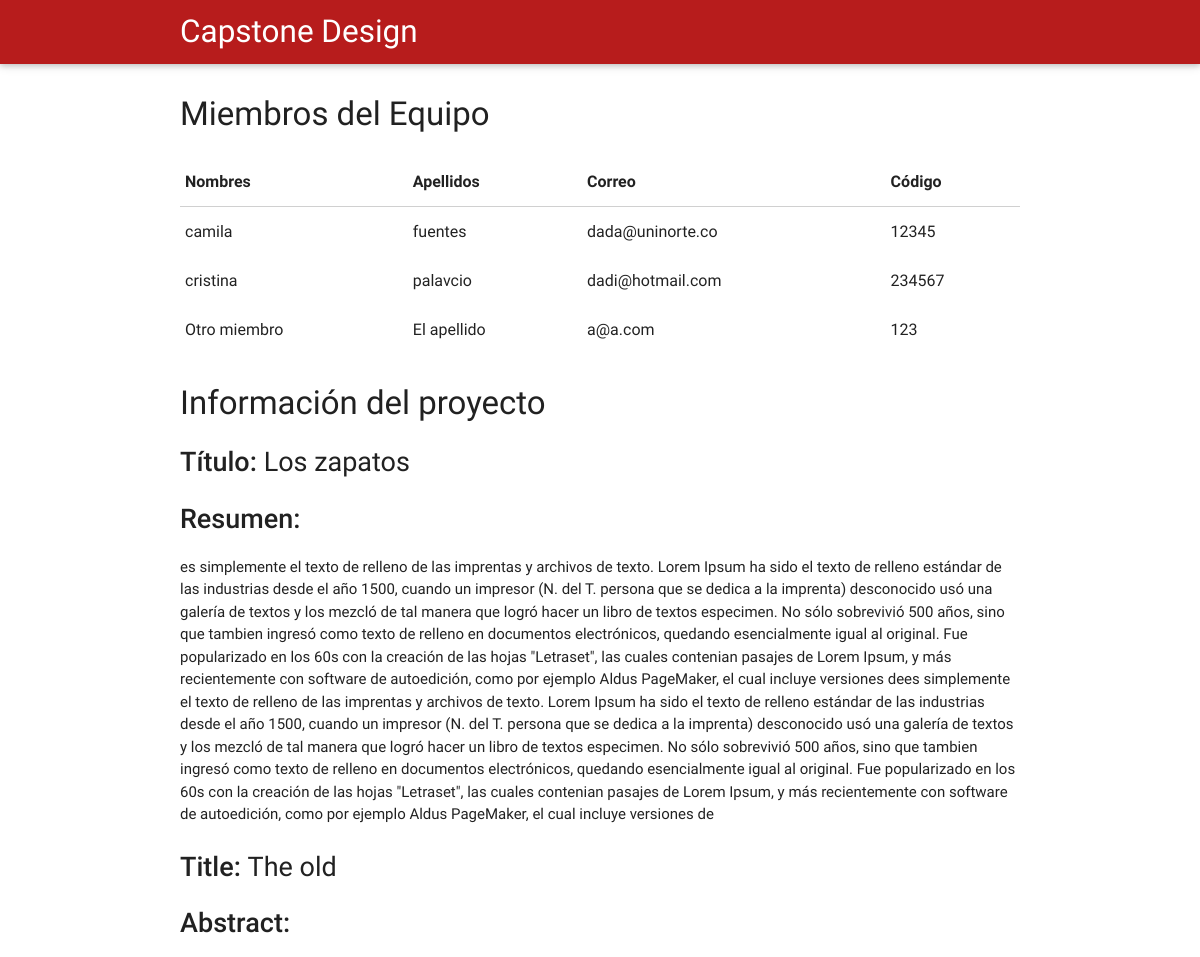
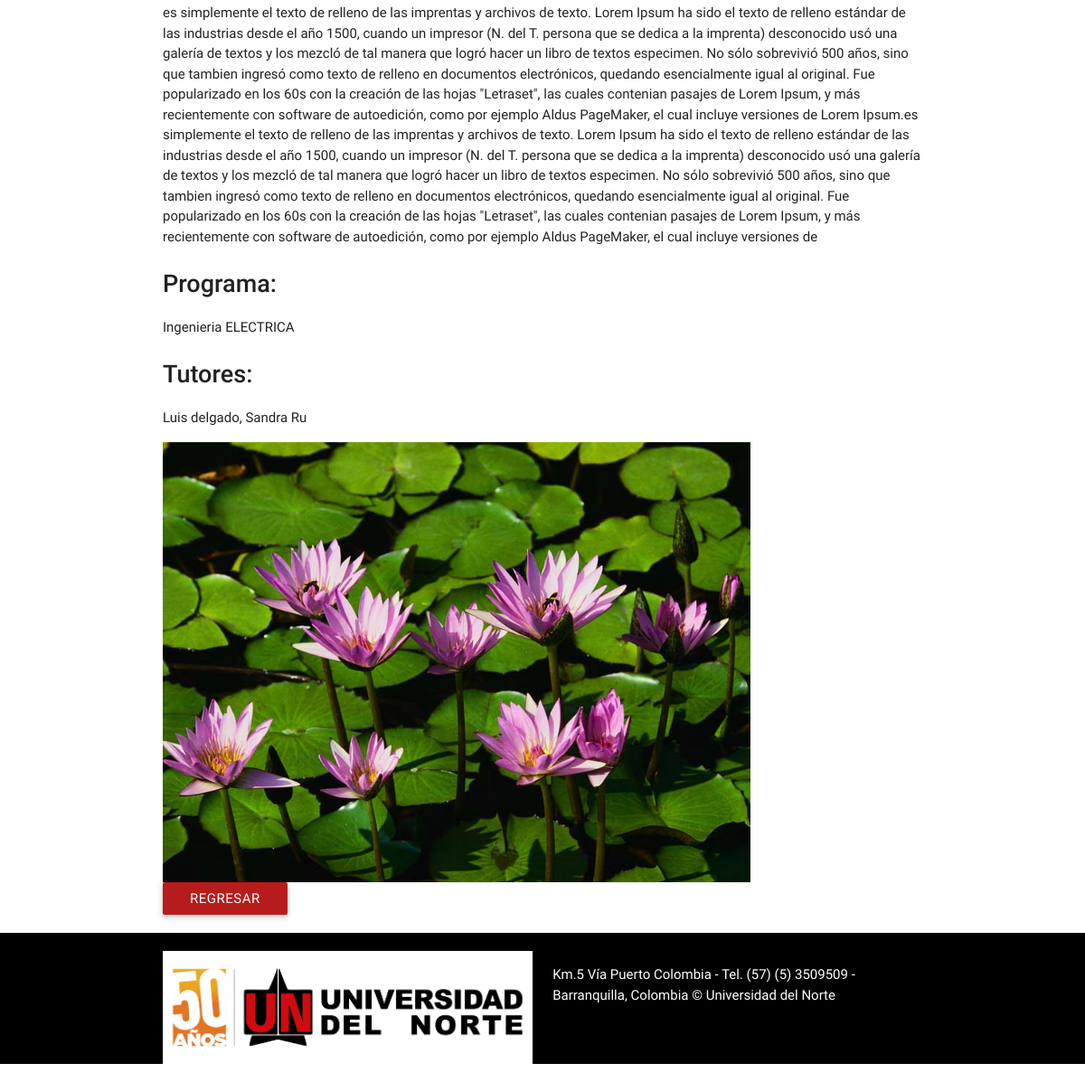
Screenshot of /34/complete with the database file from the repository (2 pictures, top to bottom).
### projects/models.py (models this page shows, shortened)
class User(models.Model):
    Nombres = models.CharField(max_length=255)
    Apellidos = models.CharField(max_length=255)
    Correo= models.EmailField(max_length=255)
    Codigo= models.IntegerField()
    project= models.ForeignKey(Project, on_delete=models.CASCADE)

class Project(models.Model):
    MAJOR_CHOICES = (
        ('CIVIL', 'Ingeniería civil'),
        ('ELECTRICA', 'Ingeniería eléctrica'),
        ('ELECTRONICA', 'Ingeniería electrónica'),
        ('INDUSTRIAL', 'Ingeniería industrial'),
        ('MECANICA', 'Ingeniería mecánica'),
        ('SISTEMAS', 'Ingeniería de Sistemas'),
    )
    Titulo = models.CharField(max_length=255 )
    Title = models.CharField(max_length=255)
    Resumen= models.TextField(max_length=2000)
    Abstract= models.TextField(max_length=2000)
    Imagen= models.ImageField()
    Tutores= models.CharField(max_length=255)
    Programa = models.CharField(max_length= 255, choices= MAJOR_CHOICES, default='CVL')

### projects/views.py (the view)
# urls.py: url(r'^(?P<project_id>[0-9]+)/complete$', views.details, name='details'),
def details(request, project_id):
    project = get_object_or_404(Project, pk=project_id)
    users= project.user_set.all()
    return render(request, 'projects/details_complete.html', {'project': project, 'users': users})

### projects/templates/projects/details_complete.html
{% extends "projects/base.html" %}
{% load staticfiles %}
{% block content %}
    <h1>Miembros del Equipo</h1>
    {% if users %}
        <table>
            <thead>
              <tr>
                  <th data-field="Nombres">Nombres</th>
                  <th data-field="Apellidos">Apellidos</th>
                  <th data-field="Correo">Correo</th>
                  <th data-field="Codigo">Código</th>
              </tr>
            </thead>
            <tbody>
              {% for user in users%}
                <tr>
                    <td>{{user.Nombres}}</td>
                    <td>{{user.Apellidos}}</td>
                    <td>{{user.Correo}}</td>
                    <td>{{user.Codigo}}</td>
                </tr>
            {% endfor%}
            </tbody>
          </table>
    {% else %}
        <p>No hay miembros</p>
    {% endif %}
    <h1>Información del proyecto </h1>
    <h2> <strong>Título: </strong> {{project.Titulo}} </h2>
    <h2> <strong>Resumen: </strong></h2>
    <p>{{project.Resumen}}</p>
    <h2> <strong>Title: </strong> {{project.Title}}</h2>
    <h2> <strong>Abstract: </strong></h2>
    <p>{{project.Abstract}}</p>
    <h2><strong>Programa: </strong> </h2>
    <p>Ingenieria {{project.Programa}}</p>
    <h2><strong>Tutores: </strong> </h2>
    <p>{{project.Tutores}}</p>
    <img class="materialboxed" width="650" src="{% static 'projects/images/' %}{{project.Imagen}}" alt="My image"/>
    <a href="{% url 'projects:list' %}" class="btn red darken-4">Regresar</a>
{% endblock%}

### projects/templates/projects/base.html (shortened to what this page needs)
{% load staticfiles %}
<html lang="en">
<head>
  <link href="{% static 'projects/css/materialize.css' %}" type="text/css" rel="stylesheet" media="screen,projection"/>
  <link href="{% static 'projects/css/style5.css' %}" type="text/css" rel="stylesheet" media="screen,projection"/>
</head>
<body>
  <nav class="red darken-4" role="navigation">
    <div class="nav-wrapper container"><a id="logo-container" href="{% url 'projects:index' %}" class="brand-logo">Capstone Design</a>
    </div>
  </nav>
  <div class="container">
    {% block content %}
    {% endblock %}
    </div>
  <footer class="page-footer black">
    <div class="container">
      <div class="row">
        <div class="col s12 l6">
          <img class="responsive-img logo" src="{% static 'projects/images/Logo Uninorte 50 años-01.png' %}"/>
        </div>
        <div class="col s12 l6">
          <p class="white-text">Km.5 Vía Puerto Colombia - Tel. (57) (5) 3509509 - Barranquilla, Colombia © Universidad del Norte</p>
        </div>
      </div>
    </div>
  </footer>
  </body>
</html>

### projects/static/projects/css/style5.css (style rules this page uses)
.logo { background-color: white; }
h1 { font-size: 2.2rem; }
h2 { font-size: 1.8rem; }

### rows the page displays
User: Nombres "camila", Apellidos "fuentes", Correo "dada@uninorte.co", Codigo "12345"
User: Nombres "cristina", Apellidos "palavcio", Correo "dadi@hotmail.com", Codigo "234567"
User: Nombres "Otro miembro", Apellidos "El apellido", Correo "a@a.com", Codigo "123"
Project: Titulo "Los zapatos", Resumen "es simplemente el texto de relleno de las imprentas y archivos de texto. Lorem Ipsum ha sido el texto de relleno estándar de las industrias desde el año 1500, cuando un impresor (N. del T. persona que se dedica a la imprenta) desconocido usó una galería de textos y los mezcló de tal manera que logró hacer un libro de textos especimen. No sólo sobrevivió 500 años, sino que tambien ingresó como texto de relleno en documentos electrónicos, quedando esencialmente igual al original. Fue popularizado en los 60s con la creación de las hojas \"Letraset\", las cuales contenian pasajes de Lorem Ipsum, y más recientemente con software de autoedición, como por ejemplo Aldus PageMaker, el cual incluye…", Title "The old", Abstract "es simplemente el texto de relleno de las imprentas y archivos de texto. Lorem Ipsum ha sido el texto de relleno estándar de las industrias desde el año 1500, cuando un impresor (N. del T. persona que se dedica a la imprenta) desconocido usó una galería de textos y los mezcló de tal manera que logró hacer un libro de textos especimen. No sólo sobrevivió 500 años, sino que tambien ingresó como texto de relleno en documentos electrónicos, quedando esencialmente igual al original. Fue popularizado en los 60s con la creación de las hojas \"Letraset\", las cuales contenian pasajes de Lorem Ipsum, y más recientemente con software de autoedición, como por ejemplo Aldus PageMaker, el cual incluye…", Programa "ELECTRICA", Tutores "Luis delgado, Sandra Ru", Imagen (picture)
